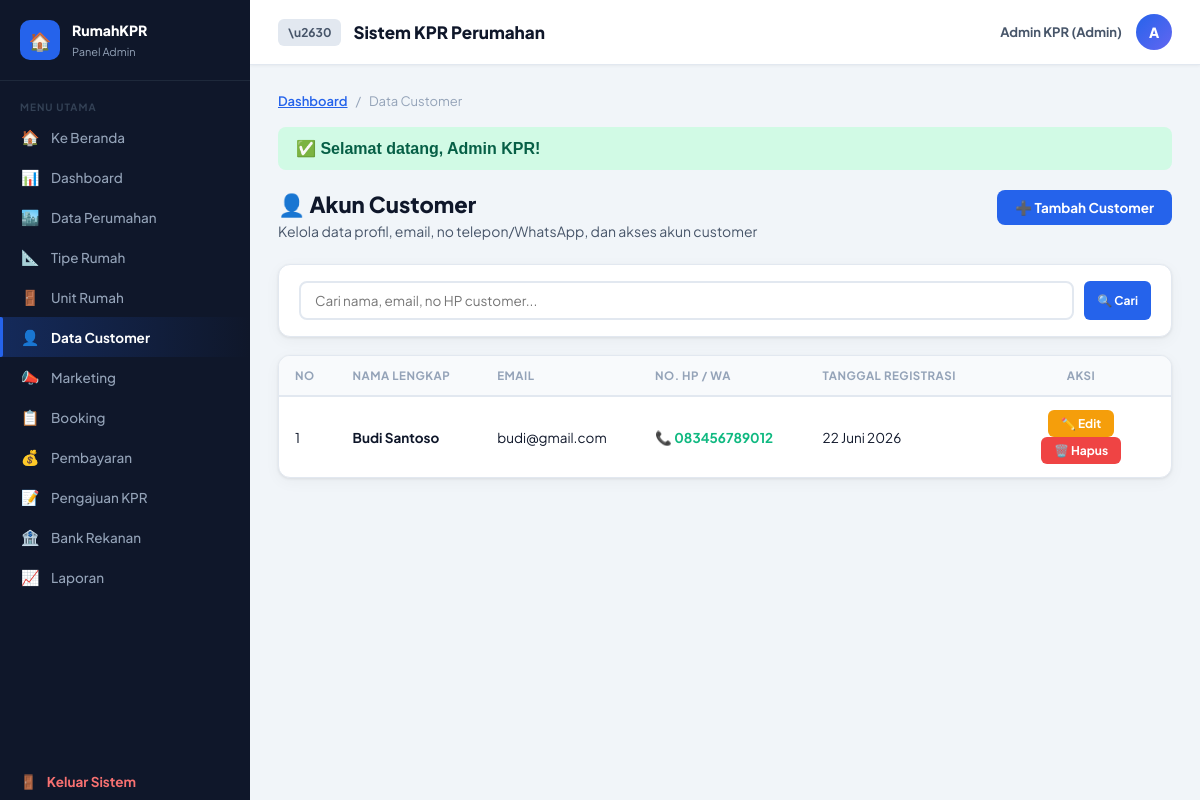
Screenshot of /admin/customer/index.php (signed in) with the database file from the repository.
### tables this page shows
CREATE TABLE IF NOT EXISTS `users` (
  `id_user` int(11) NOT NULL AUTO_INCREMENT,
  `nama_lengkap` varchar(100) DEFAULT NULL,
  `email` varchar(100) DEFAULT NULL,
  `password` varchar(255) DEFAULT NULL,
  `no_hp` varchar(20) DEFAULT NULL,
  `role` enum('admin','marketing','customer') DEFAULT 'customer',
  `foto_profil` varchar(255) DEFAULT NULL,
  `created_at` timestamp NOT NULL DEFAULT current_timestamp(),
  PRIMARY KEY (`id_user`),
  UNIQUE KEY `email` (`email`)
);

### config/auth.php (called while the page is built, shortened)
<?php
require_once __DIR__ . '/session.php';
function role_user() {
    $uri = $_SERVER['SCRIPT_NAME'] ?? '';
    if (strpos($uri, '/admin/') !== false) {
        return $_SESSION['admin']['role'] ?? null;
    }
    return $_SESSION['customer']['role'] ?? null;
}
function nama_user() {
    $uri = $_SERVER['SCRIPT_NAME'] ?? '';
    if (strpos($uri, '/admin/') !== false) {
        return $_SESSION['admin']['nama_lengkap'] ?? 'Admin';
    }
    return $_SESSION['customer']['nama_lengkap'] ?? 'Pengguna';
}
?>

### config/functions.php (called while the page is built, shortened)
<?php
function format_tanggal($t) {
    $b = ['','Januari','Februari','Maret','April','Mei','Juni','Juli','Agustus','September','Oktober','November','Desember'];
    $ts = strtotime($t);
    return date('d', $ts) . ' ' . $b[(int)date('m', $ts)] . ' ' . date('Y', $ts);
}
?>

### admin/customer/index.php (the view, shortened to what this page needs)
<?php
require_once '../../config/koneksi.php';
require_once '../../config/functions.php';
require_once '../../includes/sidebar_admin.php';
$action = $_GET['action'] ?? '';
$error = '';
$customer = null;
$search = trim($_GET['s'] ?? '');
if (!empty($search)) {
    $stmt = $db->prepare("SELECT * FROM users WHERE role = 'customer' AND (nama_lengkap LIKE ? OR email LIKE ? OR no_hp LIKE ?) ORDER BY created_at DESC");
    $stmt->execute(["%$search%", "%$search%", "%$search%"]);
} else {
    $stmt = $db->prepare("SELECT * FROM users WHERE role = 'customer' ORDER BY created_at DESC");
    $stmt->execute();
}
$list_customer = $stmt->fetchAll();
?>
<!DOCTYPE html>
<html lang="id">
<head>
    <link rel="stylesheet" href="../../assets/css/admin.css">
</head>
<body>
    <div class="admin-main">
        <header class="topbar">
            <div style="display:flex;align-items:center;gap:12px;">
                <button class="btn btn-gray btn-sm" id="sidebarToggle" style="padding:6px 10px;">\u2630</button>
                <div class="topbar-title">Sistem KPR Perumahan</div>
            </div>
            <div class="topbar-right">
                <span class="topbar-name"><?= htmlspecialchars(nama_user()) ?> (<?= ucfirst(role_user()) ?>)</span>
                <div class="topbar-avatar"><?= strtoupper(substr(nama_user(),0,1)) ?></div>
            </div>
        </header>
        <main class="content">
            <div class="breadcrumb">
                <a href="../dashboard.php">Dashboard</a> / <span>Data Customer</span>
            </div>
            <?php if ($action === 'tambah' || $action === 'edit'): ?>
                <div class="panel">
                    <div class="panel-header">
                        <h3><?= $action === 'tambah' ? '👤 Tambah Akun Customer' : '✏️ Edit Akun Customer' ?></h3>
                        <a href="index.php" class="btn btn-gray btn-sm">← Kembali</a>
                    </div>
                    <div class="panel-body">
                        <?php if ($error): ?><div class="alert alert-danger">❌ <?= htmlspecialchars($error) ?></div><?php endif; ?>
                        <form method="POST">
                            <div class="form-group">
                                <label>Nama Lengkap</label>
                                <input type="text" name="nama_lengkap" class="form-control" placeholder="Contoh: Budi Santoso" value="<?= htmlspecialchars($_POST['nama_lengkap'] ?? $customer['nama_lengkap'] ?? '') ?>" required>
                            </div>
                            <div class="form-row">
                                <div class="form-group">
                                    <label>Email</label>
                                    <input type="email" name="email" class="form-control" placeholder="budi@gmail.com" value="<?= htmlspecialchars($_POST['email'] ?? $customer['email'] ?? '') ?>" required>
                                </div>
                                <div class="form-group">
                                    <label>No. HP / WhatsApp</label>
                                    <input type="text" name="no_hp" class="form-control" placeholder="08xxxxxxxxxx" value="<?= htmlspecialchars($_POST['no_hp'] ?? $customer['no_hp'] ?? '') ?>" required>
                                </div>
                            </div>
                            <div class="form-group">
                                <label>Password</label>
                                <input type="text" name="password" class="form-control" placeholder="<?= $action === 'edit' ? 'Biarkan kosong jika tidak ingin mengubah password' : 'Min. 4 karakter' ?>" <?= $action === 'tambah' ? 'required' : '' ?>>
                            </div>
                            <div style="margin-top:14px;">
                                <button type="submit" class="btn btn-primary">💾 Simpan Data</button>
                                <a href="index.php" class="btn btn-gray">Batal</a>
                            </div>
                        </form>
                    </div>
                </div>
            <?php else: ?>
                <div class="page-header">
                    <div class="page-header-left">
                        <h2>👤 Akun Customer</h2>
                        <p>Kelola data profil, email, no telepon/WhatsApp, dan akses akun customer</p>
                    </div>
                    <a href="index.php?action=tambah" class="btn btn-primary">➕ Tambah Customer</a>
                </div>
                <div class="panel" style="margin-bottom: 18px;">
                    <div class="panel-body" style="padding: 16px 20px;">
                        <form method="GET" action="" class="search-bar" style="margin-bottom:0;">
                            <input type="text" name="s" placeholder="Cari nama, email, no HP customer..." value="<?= htmlspecialchars($search) ?>" style="flex:1;">
                            <button type="submit" class="btn btn-primary btn-sm">🔍 Cari</button>
                        </form>
                    </div>
                </div>
                <div class="panel">
                    <div class="panel-body" style="padding:0;">
                        <div class="tbl-wrap">
                            <table>
                                <thead>
                                    <tr>
                                        <th>No</th>
                                        <th>Nama Lengkap</th>
                                        <th>Email</th>
                                        <th>No. HP / WA</th>
                                        <th>Tanggal Registrasi</th>
                                        <th style="width:180px; text-align:center;">Aksi</th>
                                    </tr>
                                </thead>
                                <tbody>
                                    <?php if (empty($list_customer)): ?>
                                        <tr><td colspan="6" class="empty">Tidak ada customer yang ditemukan.</td></tr>
                                    <?php else: $no=1; foreach($list_customer as $c): ?>
                                        <tr>
                                            <td><?= $no++ ?></td>
                                            <td><b><?= htmlspecialchars($c['nama_lengkap']) ?></b></td>
                                            <td><?= htmlspecialchars($c['email']) ?></td>
                                            <td>
                                                <a href="https://wa.me/<?= preg_replace('/\D/', '', $c['no_hp']) ?>" target="_blank" style="text-decoration:none; color:var(--success); font-weight:700;">
                                                    📞 <?= htmlspecialchars($c['no_hp']) ?>
                                                </a>
                                            </td>
                                            <td><?= format_tanggal($c['created_at']) ?></td>
                                            <td style="text-align:center;">
                                                <a href="index.php?action=edit&id=<?= $c['id_user'] ?>" class="btn btn-warning btn-sm">✏️ Edit</a>
                                                <a href="#" data-hapus="index.php?action=hapus&id=<?= $c['id_user'] ?>" data-nama="<?= htmlspecialchars($c['nama_lengkap']) ?>" class="btn btn-danger btn-sm">🗑️ Hapus</a>
                                            </td>
                                        </tr>
                                    <?php endforeach; endif; ?>
                                </tbody>
                            </table>
                        </div>
                    </div>
                </div>
            <?php endif; ?>
        </main>
    </div>
</body>
</html>

### assets/css/admin.css (style rules this page uses)
*,*::before,*::after { box-sizing:border-box;margin:0;padding:0 }
:root { --sb-bg:#0f172a;--sb-hover:#1e293b;--sb-active:#2563eb;--sb-text:#94a3b8;--sb-w:250px; --topbar:65px;--content-bg:#f1f5f9;--white:#fff;--border:#e2e8f0; --primary:#2563eb;--primary-d:#1d4ed8;--success:#10b981;--warning:#f59e0b;--danger:#ef4444;--info:#6366f1; --text:#0f172a;--sub:#475569;--muted:#94a3b8; --radius:12px;--shadow:0 1px 3px rgba(0,0,0,.08),0 4px 16px rgba(0,0,0,.04); --font:'Plus Jakarta Sans',sans-serif;--tr:.2s ease; }
body { font-family:var(--font);background:var(--content-bg);color:var(--text);display:flex;min-height:100vh; }
.admin-main { margin-left:var(--sb-w);flex:1;display:flex;flex-direction:column;min-height:100vh; }
.topbar { height:var(--topbar);background:var(--white);border-bottom:1px solid var(--border);display:flex;align-items:center;justify-content:space-between;padding:0 28px;position:sticky;top:0;z-index:100;box-shadow:0 1px 3px rgba(0,0,0,.05); }
.topbar-title { font-size:17px;font-weight:800; }
.topbar-right { display:flex;align-items:center;gap:14px; }
.topbar-avatar { width:36px;height:36px;background:linear-gradient(135deg,var(--primary),var(--info));border-radius:50%;display:flex;align-items:center;justify-content:center;color:#fff;font-weight:800;font-size:14px; }
.topbar-name { font-size:13px;font-weight:700;color:var(--sub); }
.content { padding:28px;flex:1; }
.page-header { display:flex;align-items:flex-start;justify-content:space-between;margin-bottom:24px;gap:16px;flex-wrap:wrap; }
.page-header-left h2 { font-size:22px;font-weight:800; }
.page-header-left p { color:var(--sub);font-size:14px;margin-top:4px; }
.breadcrumb { display:flex;align-items:center;gap:8px;font-size:13px;color:var(--muted);margin-bottom:18px;flex-wrap:wrap; }
.breadcrumb a { color:var(--primary);font-weight:600; }
.panel { background:var(--white);border-radius:var(--radius);box-shadow:var(--shadow);border:1px solid var(--border);overflow:hidden;margin-bottom:24px;transition:all .3s ease; }
.panel-body { padding:22px; }
.tbl-wrap { overflow-x:auto; }
table { width:100%;border-collapse:collapse;font-size:13.5px; }
thead tr { background:#f8fafc; }
th { padding:12px 16px;text-align:left;font-weight:700;color:var(--muted);font-size:11.5px;text-transform:uppercase;letter-spacing:.5px;border-bottom:2px solid var(--border);white-space:nowrap; }
td { padding:13px 16px;border-bottom:1px solid #f1f5f9;vertical-align:middle; }
tbody tr:last-child td { border-bottom:none; }
.btn { display:inline-flex;align-items:center;gap:7px;padding:9px 18px;border-radius:8px;font-family:var(--font);font-size:13.5px;font-weight:700;cursor:pointer;border:none;text-decoration:none;transition:var(--tr);white-space:nowrap; }
.btn-sm { padding:6px 13px;font-size:12px;border-radius:6px; }
.btn-primary { background:var(--primary);color:#fff; }
.btn-danger { background:var(--danger);color:#fff; }
.btn-warning { background:var(--warning);color:#fff; }
.btn-gray { background:#e2e8f0;color:var(--sub); }
.search-bar { display:flex;gap:10px;margin-bottom:18px;flex-wrap:wrap; }
.search-bar input,.search-bar select { flex:1;min-width:150px;padding:9px 14px;border:2px solid var(--border);border-radius:8px;font-family:var(--font);font-size:13.5px;outline:none; }

### rows the page displays
users: nama_lengkap "Budi Santoso", email "budi@gmail.com", no_hp "083456789012", created_at "22 Juni 2026"

### other values shown
$m['ico'] "🏠"
$m['label'] "Ke Beranda"
$m['ico'] "📊"
$m['label'] "Dashboard"
$m['ico'] "🏙️"
$m['label'] "Data Perumahan"
$m['ico'] "📐"
$m['label'] "Tipe Rumah"
$m['ico'] "🚪"
$m['label'] "Unit Rumah"
$m['ico'] "👤"
$m['label'] "Data Customer"
$m['ico'] "📣"
$m['label'] "Marketing"
$m['ico'] "📋"
